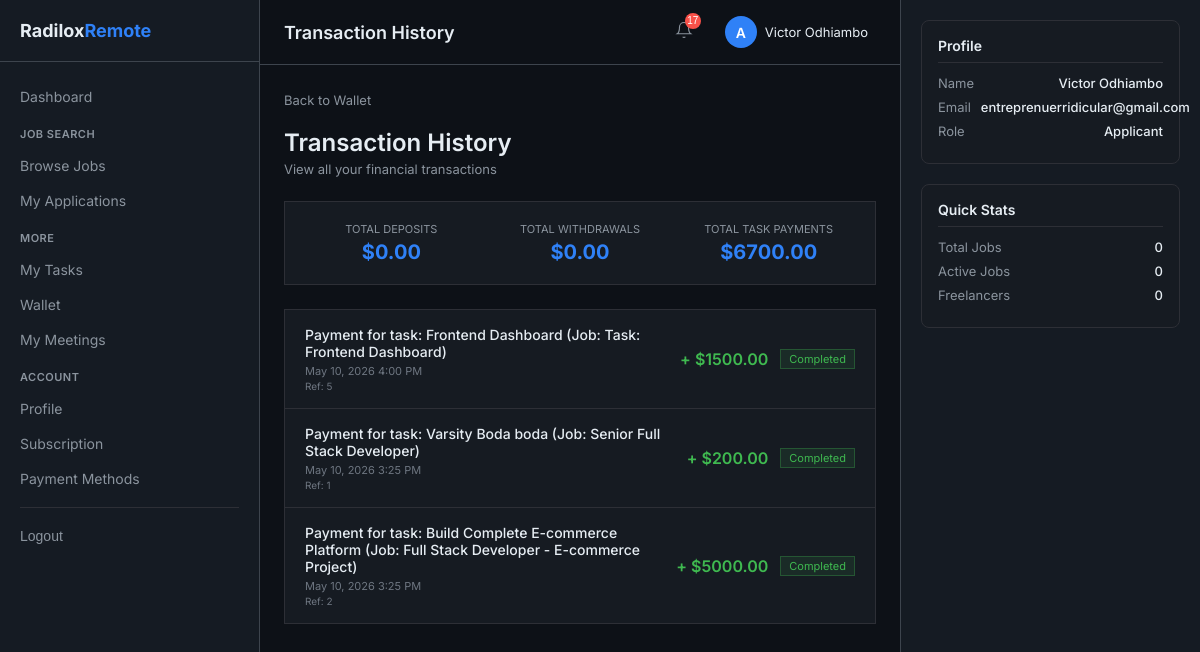
/wallet/transactions/ (signed in), run on the app's committed database.
### accounts/models.py (models this page shows, shortened)
class User(AbstractUser):
    ROLE_CHOICES = (
        ('admin', 'Admin'),
        ('applicant', 'Applicant'),
        ('freelancer', 'Freelancer'),
    )
    role = models.CharField(max_length=20, choices=ROLE_CHOICES, default='applicant')
    bio = models.TextField(blank=True, null=True)
    avatar = models.ImageField(upload_to='avatars/', blank=True, null=True)
    phone_number = models.CharField(max_length=20, blank=True, null=True)
    country = models.CharField(max_length=100, blank=True, null=True)
    linkedin_url = models.URLField(blank=True, null=True)
    github_url = models.URLField(blank=True, null=True)
    portfolio_url = models.URLField(blank=True, null=True)
    skills = models.TextField(blank=True, null=True, help_text="Comma-separated list of skills")
    has_active_subscription = models.BooleanField(default=False)
    subscription_expires_at = models.DateTimeField(blank=True, null=True)
    subscription_started_at = models.DateTimeField(blank=True, null=True)
    stripe_customer_id = models.CharField(max_length=255, blank=True, null=True)
    stripe_subscription_id = models.CharField(max_length=255, blank=True, null=True)
    created_at = models.DateTimeField(auto_now_add=True, null=True)
    updated_at = models.DateTimeField(auto_now=True, null=True)
    class Meta:
        db_table = 'accounts_user'
        indexes = [
            models.Index(fields=['email']),
            models.Index(fields=['role']),
            models.Index(fields=['has_active_subscription']),
        ]
    def get_full_name(self):
        if self.first_name and self.last_name:
            return f"{self.first_name} {self.last_name}"
        return self.username

### wallet/models.py (models this page shows, shortened)
class Transaction(models.Model):
    TRANSACTION_TYPES = (
        ('task_payment', 'Task Payment'),
        ('deposit', 'Deposit'),
        ('withdrawal', 'Withdrawal'),
        ('refund', 'Refund'),
    )
    user = models.ForeignKey(settings.AUTH_USER_MODEL, on_delete=models.CASCADE, related_name='transactions')
    transaction_type = models.CharField(max_length=20, choices=TRANSACTION_TYPES)
    amount = models.DecimalField(max_digits=12, decimal_places=2)
    fee = models.DecimalField(max_digits=12, decimal_places=2, default=0)
    net_amount = models.DecimalField(max_digits=12, decimal_places=2)
    description = models.TextField()
    reference_id = models.CharField(max_length=100, blank=True, null=True)
    created_at = models.DateTimeField(default=timezone.now)
    class Meta:
        db_table = 'transactions'
        ordering = ['-created_at']

### wallet/views.py (the view)
# urls.py: path('transactions/', views.transaction_history, name='transaction_history'),
@login_required
def transaction_history(request):
    transactions = Transaction.objects.filter(user=request.user).order_by('-created_at')
    total_deposits = transactions.filter(transaction_type='deposit').aggregate(Sum('amount'))['amount__sum'] or 0
    total_withdrawals = transactions.filter(transaction_type='withdrawal').aggregate(Sum('amount'))['amount__sum'] or 0
    total_task_payments = transactions.filter(transaction_type='task_payment').aggregate(Sum('amount'))['amount__sum'] or 0
    paginator = Paginator(transactions, 20)
    page_number = request.GET.get('page')
    page_obj = paginator.get_page(page_number)
    context = {
        'transactions': page_obj,
        'total_deposits': total_deposits,
        'total_withdrawals': total_withdrawals,
        'total_task_payments': total_task_payments,
    }
    return render(request, 'wallet/transaction_history.html', context)

### templates/wallet/transaction_history.html (shortened to what this page needs)
{% extends 'base_dashboard.html' %}
{% load static %}
{% block page_title %}Transaction History{% endblock %}
{% block content %}
<div class="history-container">
    <a href="{% url 'wallet:dashboard' %}" class="back-link">
        Back to Wallet
    </a>
    <div class="history-header">
        <h1 class="header-title">Transaction History</h1>
        <p class="header-subtitle">View all your financial transactions</p>
    </div>
    <div class="summary-card">
        <div class="summary-item">
            <div class="summary-label">Total Deposits</div>
            <div class="summary-value">${{ total_deposits|default:"0"|floatformat:2 }}</div>
        </div>
        <div class="summary-item">
            <div class="summary-label">Total Withdrawals</div>
            <div class="summary-value">${{ total_withdrawals|default:"0"|floatformat:2 }}</div>
        </div>
        <div class="summary-item">
            <div class="summary-label">Total Task Payments</div>
            <div class="summary-value">${{ total_task_payments|default:"0"|floatformat:2 }}</div>
        </div>
    </div>
    <div class="transactions-list">
        {% if transactions %}
            {% for transaction in transactions %}
            <div class="transaction-item">
                <div class="transaction-info">
                    <div class="transaction-title">{{ transaction.description }}</div>
                    <div class="transaction-date">{{ transaction.created_at|date:"M d, Y g:i A" }}</div>
                    <div class="transaction-reference">
                        Ref: {{ transaction.reference_id|default:"N/A" }}
                    </div>
                </div>
                <div class="transaction-amount {% if transaction.amount > 0 %}amount-positive{% else %}amount-negative{% endif %}">
                    {% if transaction.transaction_type == 'task_payment' or transaction.transaction_type == 'deposit' %}+{% endif %}
                    ${{ transaction.amount|floatformat:2 }}
                </div>
                <div class="transaction-status status-completed">
                    Completed
                </div>
            </div>
            {% endfor %}
        {% else %}
            <div class="empty-state">
                <div class="empty-text">No transactions yet</div>
                <div class="empty-subtext">Your transaction history will appear here</div>
            </div>
        {% endif %}
    </div>
</div>
{% endblock %}

### templates/base_dashboard.html (shortened to what this page needs)
{% load static %}
<!DOCTYPE html>
<html lang="en">
<head>
</head>
<body>
<div class="dashboard-container">
    <aside class="sidebar-left" id="sidebarLeft">
        <div class="sidebar-logo">
            <div class="logo-text">Radilox<span class="logo-accent">Remote</span></div>
        </div>
        <nav>
            <a href="/dashboard/" class="nav-link">Dashboard</a>
            {% if user.role == 'applicant' %}
                <div class="nav-section-title">Job Search</div>
                <a href="/jobs/dashboard/" class="nav-link">Browse Jobs</a>
                <a href="/applications/my/" class="nav-link">My Applications</a>
            {% endif %}
            <div class="nav-section-title">More</div>
            <a href="/tasks/my-tasks/" class="nav-link">My Tasks</a>
            <a href="/wallet/" class="nav-link">Wallet</a>
            <a href="/zoom/my/" class="nav-link">My Meetings</a>
            <div class="nav-section-title">Account</div>
            <a href="/dashboard/profile/" class="nav-link">Profile</a>
            <a href="/subscriptions/status/" class="nav-link">Subscription</a>
            <a href="/dashboard/payment-methods/" class="nav-link">Payment Methods</a>
            <div class="nav-divider"></div>
            <form method="post" action="/accounts/logout/">
                <button type="submit" class="nav-link logout-btn">Logout</button>
            </form>
        </nav>
    </aside>
    <main class="main-content">
        <div class="top-bar">
            <div class="top-bar-left">
                <div class="page-title">{% block page_title %}Dashboard{% endblock %}</div>
            </div>
            <div class="top-bar-actions">
                <div class="dropdown">
                    <button class="notification-btn" id="notificationBtn">
                        <svg width="18" height="18" viewBox="0 0 24 24" fill="none" stroke="currentColor" stroke-width="1.5">
                            <path d="M18 8A6 6 0 0 0 6 8c0 7-3 9-3 9h18s-3-2-3-9" />
                            <path d="M13.73 21a2 2 0 0 1-3.46 0" />
                        </svg>
                        <span id="notificationBadge" class="notification-badge" style="display: none;">0</span>
                    </button>
                </div>
                <div class="dropdown">
                    <div class="user-menu" id="userMenuBtn">
                        <div class="user-avatar">{{ user.username|first|upper }}</div>
                        <span class="user-name">{{ user.get_full_name|default:user.username|truncatechars:15 }}</span>
                    </div>
                </div>
            </div>
        </div>
        <div class="scrollable-content">
            {% block content %}{% endblock %}
        </div>
    </main>
    <aside class="sidebar-right">
        <div class="right-card">
            <div class="right-card-title">Profile</div>
            <div class="stat-row">
                <span class="stat-label">Name</span>
                <span class="stat-value">{{ user.get_full_name|default:user.username }}</span>
            </div>
            <div class="stat-row">
                <span class="stat-label" style="margin-right: 10px;">Email</span>
                <span class="stat-value">{{ user.email }}</span>
            </div>
            <div class="stat-row">
                <span class="stat-label">Role</span>
                <span class="stat-value">{{ user.role|title }}</span>
            </div>
        </div>
        <div class="right-card">
            <div class="right-card-title">Quick Stats</div>
            <div class="stat-row">
                <span class="stat-label">Total Jobs</span>
                <span class="stat-value">{{ total_jobs|default:"0" }}</span>
            </div>
            <div class="stat-row">
                <span class="stat-label">Active Jobs</span>
                <span class="stat-value">{{ active_jobs|default:"0" }}</span>
            </div>
            <div class="stat-row">
                <span class="stat-label">Freelancers</span>
                <span class="stat-value">{{ total_freelancers|default:"0" }}</span>
            </div>
        </div>
    </aside>
</div>
</body>
</html>

### templates/base_dashboard.html (style rules this page uses)
* { margin: 0; padding: 0; box-sizing: border-box; }
body { font-family: 'Inter', -apple-system, BlinkMacSystemFont, 'Segoe UI', Roboto, sans-serif; background: #0d1117; color: #e6edf3; height: 100vh; overflow: hidden; }
.dashboard-container { display: flex; height: 100vh; width: 100%; overflow: hidden; }
.sidebar-left { width: 260px; background: #151b23; border-right: 1px solid #3d444d; display: flex; flex-direction: column; overflow-y: auto; flex-shrink: 0; height: 100%; }
.main-content { flex: 1; display: flex; flex-direction: column; overflow: hidden; background: #0d1117; min-width: 0; }
.sidebar-right { width: 300px; background: #151b23; overflow-y: auto; padding: 20px; flex-shrink: 0; height: 100%; border-left: 1px solid #3d444d; }
.scrollable-content { flex: 1; overflow-y: auto; padding: 24px; }
.sidebar-logo { padding: 20px; border-bottom: 1px solid #3d444d; margin-bottom: 16px; }
.logo-text { font-size: 18px; font-weight: 700; color: #e6edf3; }
.logo-accent { color: #2f81f7; }
.nav-section-title { font-size: 11px; font-weight: 600; color: #8b949e; text-transform: uppercase; letter-spacing: 0.5px; padding: 12px 20px 6px 20px; }
.nav-link { display: block; padding: 8px 20px; margin: 2px 0; color: #8b949e; text-decoration: none; font-size: 14px; transition: all 0.2s; }
.nav-divider { height: 1px; background: #2d2f36; margin: 12px 20px; }
.logout-btn { background: none; border: none; width: 100%; text-align: left; cursor: pointer; color: #8b949e; }
.right-card { background: #161b22; border: 1px solid #2d2f36; border-radius: 8px; padding: 16px; margin-bottom: 20px; }
.right-card-title { font-size: 14px; font-weight: 600; color: #e6edf3; margin-bottom: 12px; padding-bottom: 8px; border-bottom: 1px solid #2d2f36; }
.stat-row { display: flex; justify-content: space-between; margin-bottom: 8px; font-size: 13px; }
.stat-label { color: #8b949e; }
.stat-value { color: #e6edf3; font-weight: 500; }
.top-bar { background: #0d1117; border-bottom: 1px solid #3d444d; padding: 12px 24px; display: flex; justify-content: space-between; align-items: center; position: sticky; top: 0; z-index: 100; }
.top-bar-left { display: flex; align-items: center; gap: 16px; flex: 1; min-width: 0; }
.page-title { font-size: 18px; font-weight: 600; color: #e6edf3; overflow: hidden; text-overflow: ellipsis; white-space: nowrap; max-width: 300px; }
.top-bar-actions { display: flex; align-items: center; gap: 20px; flex-shrink: 0; }
.notification-btn { background: none; border: none; color: #8b949e; font-size: 18px; cursor: pointer; position: relative; padding: 4px; }
.notification-badge { position: absolute; top: -4px; right: -4px; background: #f85149; color: white; font-size: 10px; border-radius: 50%; width: 16px; height: 16px; display: flex; align-items: center; justify-content: center; }
.user-menu { display: flex; align-items: center; gap: 8px; cursor: pointer; padding: 4px 8px; border-radius: 6px; }
.user-avatar { width: 32px; height: 32px; background: #2f81f7; border-radius: 50%; display: flex; align-items: center; justify-content: center; font-weight: 600; font-size: 14px; color: white; }
.user-name { font-size: 13px; color: #e6edf3; overflow: hidden; text-overflow: ellipsis; white-space: nowrap; max-width: 120px; }
.dropdown { position: relative; }

### data on the page
User: username|first "A", get_full_name "Victor Odhiambo", email "entreprenuerridicular@gmail.com", role "Applicant"

### other printed values
{{ total_deposits|default:"0"|floatformat:2 }} "0.00"
{{ total_withdrawals|default:"0"|floatformat:2 }} "0.00"
{{ total_task_payments|default:"0"|floatformat:2 }} "6700.00"
{{ total_jobs|default:"0" }} "0"
{{ active_jobs|default:"0" }} "0"
{{ total_freelancers|default:"0" }} "0"
